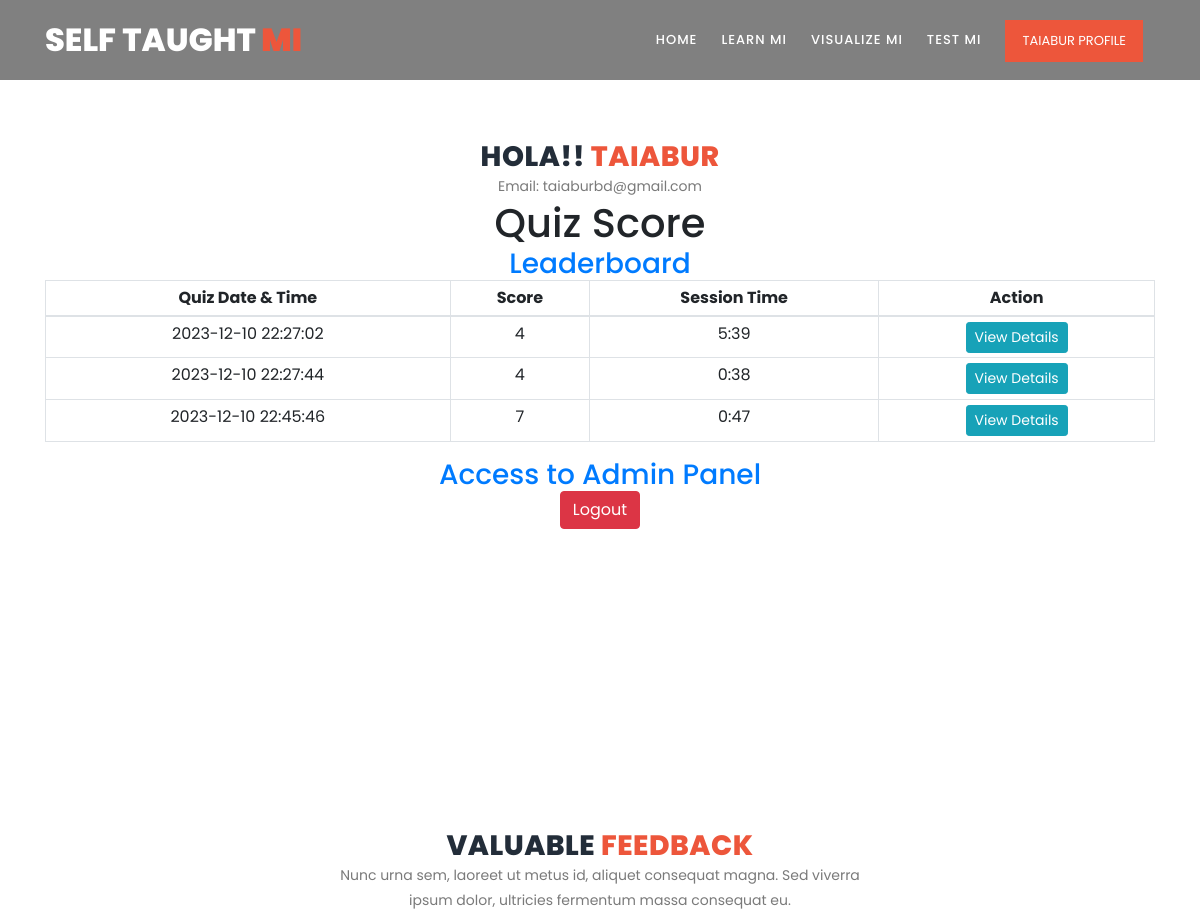
The page /profile (signed in, upper part) on the database as committed earlier.
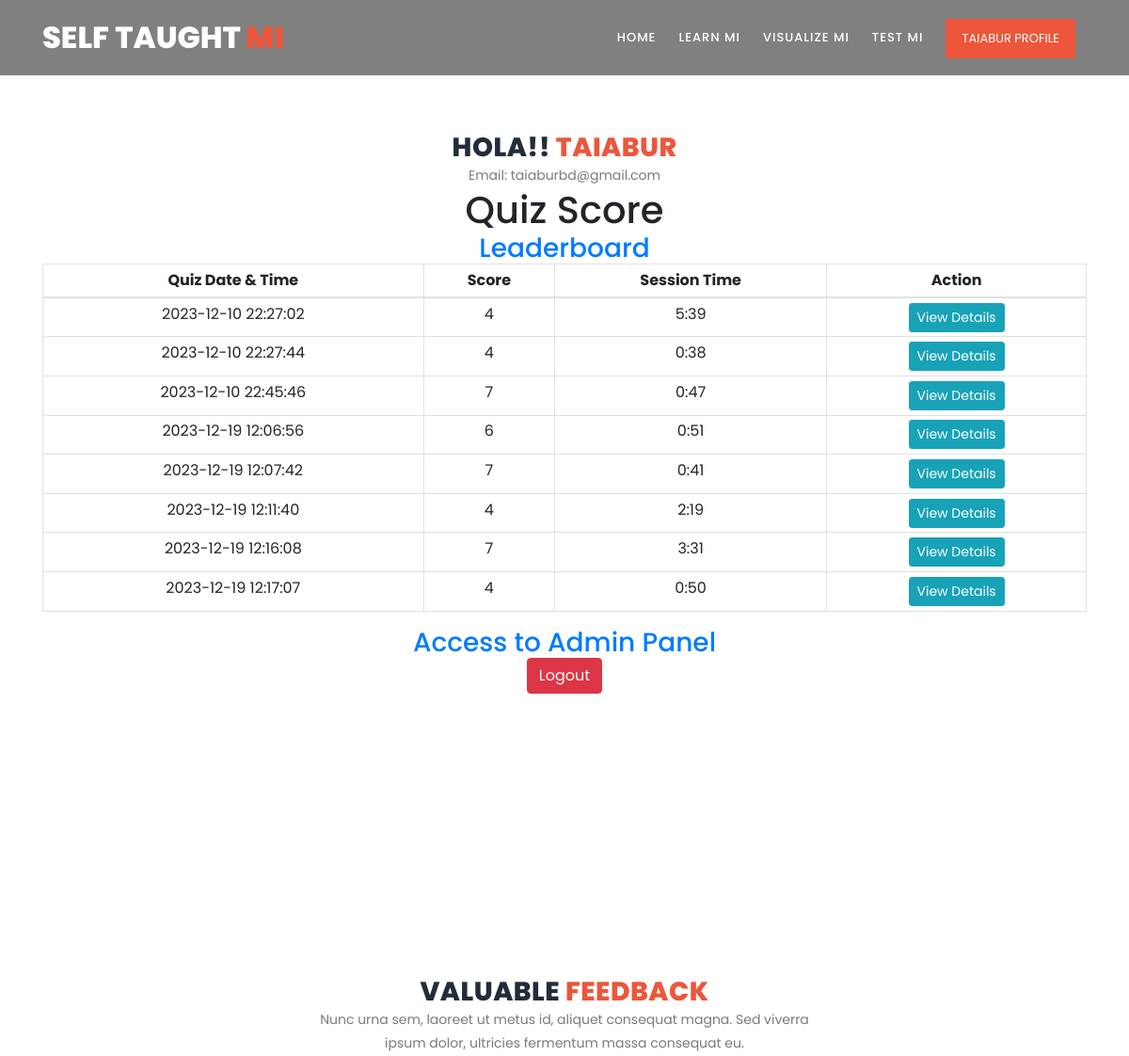
The same page on the database as committed later.
### tables this page shows
CREATE TABLE quiz_list (
    id INTEGER PRIMARY KEY,
    quiz_id VARCHAR(255),
    user_id INTEGER,
    total_mark INTEGER,
    category VARCHAR(255),
    created_date TIMESTAMP DEFAULT CURRENT_TIMESTAMP
);

### views.py (the view, shortened to what this page needs)
@app.route('/profile')
def profile():
    if 'user_id' in session:
        conn = get_db_connection()
        user_id=session['user_id']
        user = conn.execute("SELECT * FROM users WHERE id = ?", (user_id,)).fetchall()
        score_list=conn.execute('SELECT * FROM quiz_list WHERE user_id = ?', (user_id,))
        score_list = score_list.fetchall()
        quiz_id = request.args.get('quiz_id')
        quiz_cat = request.args.get('quiz_cat')
        quiz_details=''
        conn.close()
        return render_template('profile.html',user=user,score_list=score_list,quiz_details=quiz_details,quiz_cat=quiz_cat)
    else:
        return redirect(url_for('login'))

### admin.py (called while the page is built)
@app.before_request
def check_admin_access():
    if request.endpoint and request.endpoint.startswith('admin'):
        if not is_admin():
            return redirect(url_for('hello'))

### views.py (called while the page is built)
def get_db_connection():
    conn = sqlite3.connect('database.db')
    conn.row_factory = sqlite3.Row
    return conn

### templates/profile.html (shortened to what this page needs)
{% extends "base.html" %}
{% block content %}
<section class="section" id="features">
  <div class="container">
      <div class="row">
        <div class="col-lg-12">
          <div class="section-heading">
              <h2>Hola!! <em>{% print(session['user_fullname']) %}</em></h2>
              <p>Email: {% print(session['user_name']) %}</p>
              <h1>Quiz Score</h1>
              <h3><a href="{{url_for('leaderboard')}}">Leaderboard</a></h3>
    <table class="table table-stripe table-sm table-bordered">
        <thead>
            <tr>
                <th>Quiz Date & Time</th>
                <th>Score</th>
                <th>Session Time</th>
                <th>Action</th>
            </tr>
        </thead>
        <tbody>
            {% for row in score_list %}
                <tr>
                    <td>{{ row[5] }}</td>
                    <td>{{ row[3] }}</td>
                    <td>{{ row[4] }}</td>
                    <td><a href="{{url_for('profile',quiz_id=row[1])}}" class="btn btn-info btn-sm">View Details</a></td>
                </tr>
            {% endfor %}
        </tbody>
    </table>
              <h3>{% if session['user_type'] == 1 %}
                <a href="/admin">Access to Admin Panel</a>
                {% else %}
                    User
                {% endif %}
              </h3>
              <a href="/logout"><button class="btn btn-danger">
             Logout
            </button></a>
          </div>
      </div>
    </div>
</section>
{% endblock %}

Rows that differ between the two databases and show on the page:
added quiz_list: created_date "2023-12-19 12:06:56", total_mark "6", category "0:51"
added quiz_list: created_date "2023-12-19 12:07:42", total_mark "7", category "0:41"
added quiz_list: created_date "2023-12-19 12:11:40", total_mark "4", category "2:19"
added quiz_list: created_date "2023-12-19 12:16:08", total_mark "7", category "3:31"
added quiz_list: created_date "2023-12-19 12:17:07", total_mark "4", category "0:50"
